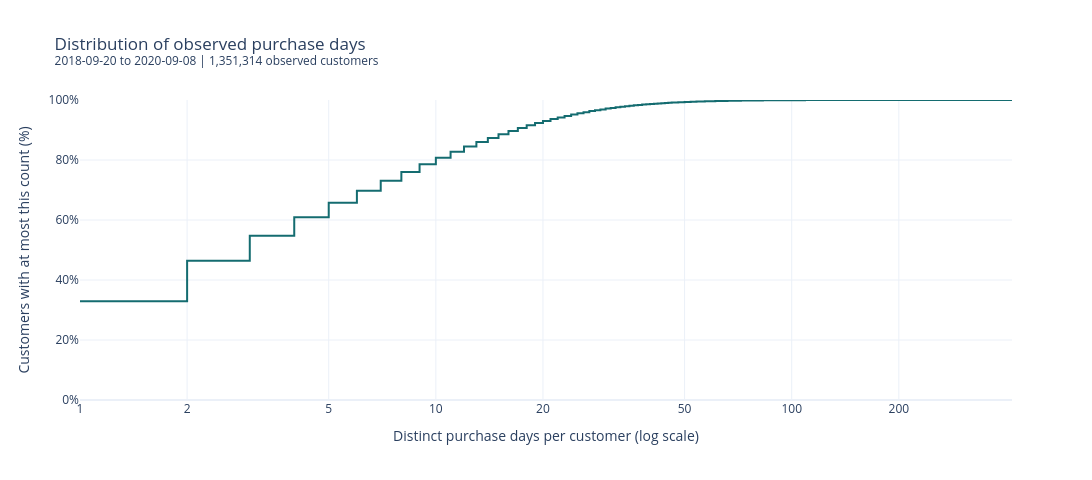

Notebook cell for this chart:
### Code cell
fig = px.line(
    purchase_day_distribution,
    x="purchase_days",
    y="cumulative_customer_pct",
    line_shape="hv",
    log_x=True,
    color_discrete_sequence=["#146C70"],
    template="plotly_white",
    labels={
        "purchase_days": (
            "Distinct purchase days per customer (log scale)"
        ),
        "cumulative_customer_pct": (
            "Customers with at most this count (%)"
        ),
    },
    title=(
        "Distribution of observed purchase days"
        f"<br><sup>{EDA_START.date()} to "
        f"{(EDA_END_EXCLUSIVE - pd.Timedelta(days=1)).date()}"
        f" | {observed_customers:,} observed customers</sup>"
    ),
)

purchase_day_ticks = [
    1, 2, 5, 10, 20, 50, 100, 200, 500
]

fig.update_xaxes(
    tickmode="array",
    tickvals=purchase_day_ticks,
    ticktext=[
        str(value) for value in purchase_day_ticks
    ],
)

fig.update_yaxes(range=[0, 100], ticksuffix="%")
fig.update_layout(width=1100, height=480)

fig.show(
    renderer="plotly_mimetype+png",
    config={"displaylogo": False},
)

### Figure 1 — Plotly figure (JSON) as saved in the notebook; plotly's stock layout.template omitted (floating-point values rounded to 4 significant figures; data arrays with more than 128 entries replaced by an {"elided": "..."} marker saying what was removed)
{"data": [{"hovertemplate": "Distinct purchase days per customer (log scale)=%{x}<br>Customers with at most this count (%)=%{y}<extra></extra>", "legendgroup": "", "line": {"color": "#146C70", "dash": "solid", "shape": "hv"}, "marker": {"symbol": "circle"}, "mode": "lines", "name": "", "orientation": "v", "showlegend": false, "type": "scatter", "x": {"elided": "229 int values"}, "xaxis": "x", "y": {"elided": "229 float values"}, "yaxis": "y"}], "layout": {"height": 480, "legend": {"tracegroupgap": 0}, "title": {"text": "Distribution of observed purchase days<br><sup>2018-09-20 to 2020-09-08 | 1,351,314 observed customers</sup>"}, "width": 1100, "xaxis": {"anchor": "y", "domain": [0, 1], "tickmode": "array", "ticktext": ["1", "2", "5", "10", "20", "50", "100", "200", "500"], "tickvals": [1, 2, 5, 10, 20, 50, 100, 200, 500], "title": {"text": "Distinct purchase days per customer (log scale)"}, "type": "log"}, "yaxis": {"anchor": "x", "domain": [0, 1], "range": [0, 100], "ticksuffix": "%", "title": {"text": "Customers with at most this count (%)"}}}}
